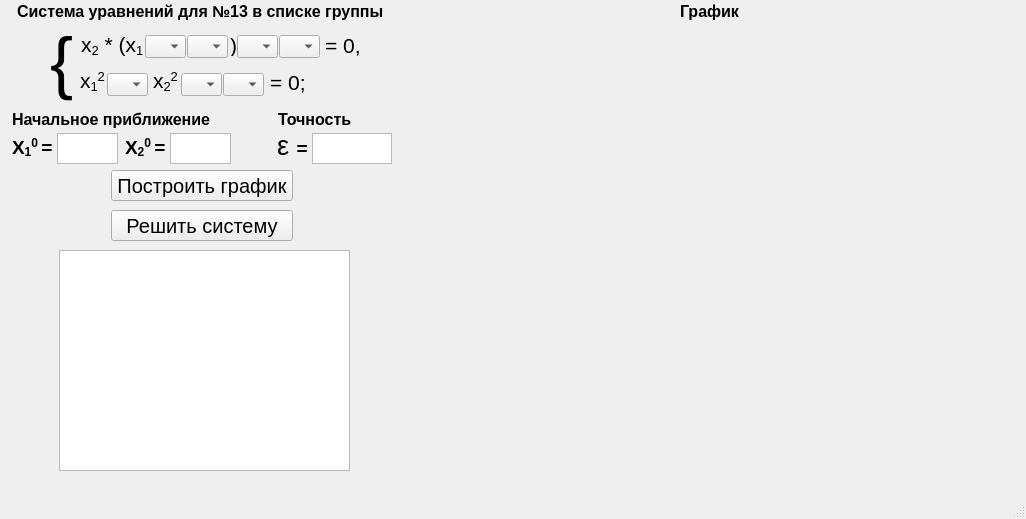
<?xml version="1.0" encoding="UTF-8"?>
<ui version="4.0">
 <class>MainWindow</class>
 <widget class="QMainWindow" name="MainWindow">
  <property name="geometry">
   <rect>
    <x>0</x>
    <y>0</y>
    <width>1026</width>
    <height>519</height>
   </rect>
  </property>
  <property name="windowTitle">
   <string>MainWindow</string>
  </property>
  <widget class="QWidget" name="centralwidget">
   <widget class="QLabel" name="label">
    <property name="geometry">
     <rect>
      <x>81</x>
      <y>19</y>
      <width>101</width>
      <height>51</height>
     </rect>
    </property>
    <property name="font">
     <font>
      <pointsize>16</pointsize>
     </font>
    </property>
    <property name="text">
     <string>&lt;html&gt;&lt;head/&gt;&lt;body&gt;&lt;p&gt;x&lt;span style=&quot; vertical-align:sub;&quot;&gt;2&lt;/span&gt; * (x&lt;span style=&quot; vertical-align:sub;&quot;&gt;1&lt;/span&gt;&lt;/p&gt;&lt;/body&gt;&lt;/html&gt;</string>
    </property>
   </widget>
   <widget class="QLabel" name="label_2">
    <property name="geometry">
     <rect>
      <x>17</x>
      <y>2</y>
      <width>367</width>
      <height>19</height>
     </rect>
    </property>
    <property name="font">
     <font>
      <pointsize>16</pointsize>
     </font>
    </property>
    <property name="text">
     <string>&lt;html&gt;&lt;head/&gt;&lt;body&gt;&lt;p align=&quot;center&quot;&gt;&lt;span style=&quot; font-size:12pt; font-weight:700;&quot;&gt;Система уравнений для №13 в списке группы.&lt;/span&gt;&lt;/p&gt;&lt;/body&gt;&lt;/html&gt;</string>
    </property>
   </widget>
   <widget class="QComboBox" name="comboBox">
    <property name="geometry">
     <rect>
      <x>145</x>
      <y>35</y>
      <width>41</width>
      <height>23</height>
     </rect>
    </property>
   </widget>
   <widget class="QComboBox" name="comboBox_2">
    <property name="geometry">
     <rect>
      <x>187</x>
      <y>35</y>
      <width>41</width>
      <height>23</height>
     </rect>
    </property>
   </widget>
   <widget class="QLabel" name="label_3">
    <property name="geometry">
     <rect>
      <x>230</x>
      <y>35</y>
      <width>16</width>
      <height>21</height>
     </rect>
    </property>
    <property name="font">
     <font>
      <pointsize>16</pointsize>
     </font>
    </property>
    <property name="text">
     <string>)</string>
    </property>
   </widget>
   <widget class="QComboBox" name="comboBox_3">
    <property name="geometry">
     <rect>
      <x>237</x>
      <y>35</y>
      <width>41</width>
      <height>23</height>
     </rect>
    </property>
   </widget>
   <widget class="QComboBox" name="comboBox_4">
    <property name="geometry">
     <rect>
      <x>279</x>
      <y>35</y>
      <width>41</width>
      <height>23</height>
     </rect>
    </property>
   </widget>
   <widget class="QLabel" name="label_4">
    <property name="geometry">
     <rect>
      <x>50</x>
      <y>13</y>
      <width>31</width>
      <height>100</height>
     </rect>
    </property>
    <property name="font">
     <font>
      <pointsize>55</pointsize>
     </font>
    </property>
    <property name="text">
     <string>&lt;html&gt;&lt;head/&gt;&lt;body&gt;&lt;p&gt;&lt;span style=&quot; font-size:52pt;&quot;&gt;{&lt;/span&gt;&lt;/p&gt;&lt;/body&gt;&lt;/html&gt;</string>
    </property>
   </widget>
   <widget class="QLabel" name="label_5">
    <property name="geometry">
     <rect>
      <x>325</x>
      <y>25</y>
      <width>41</width>
      <height>41</height>
     </rect>
    </property>
    <property name="font">
     <font>
      <pointsize>16</pointsize>
     </font>
    </property>
    <property name="text">
     <string>= 0,</string>
    </property>
   </widget>
   <widget class="QLabel" name="label_6">
    <property name="geometry">
     <rect>
      <x>80</x>
      <y>55</y>
      <width>31</width>
      <height>51</height>
     </rect>
    </property>
    <property name="font">
     <font>
      <pointsize>16</pointsize>
     </font>
    </property>
    <property name="text">
     <string>&lt;html&gt;&lt;head/&gt;&lt;body&gt;&lt;p&gt;x&lt;span style=&quot; vertical-align:sub;&quot;&gt;1&lt;/span&gt;&lt;span style=&quot; vertical-align:super;&quot;&gt;2&lt;/span&gt;&lt;/p&gt;&lt;/body&gt;&lt;/html&gt;</string>
    </property>
   </widget>
   <widget class="QLabel" name="label_7">
    <property name="geometry">
     <rect>
      <x>153</x>
      <y>55</y>
      <width>31</width>
      <height>51</height>
     </rect>
    </property>
    <property name="font">
     <font>
      <pointsize>16</pointsize>
     </font>
    </property>
    <property name="text">
     <string>&lt;html&gt;&lt;head/&gt;&lt;body&gt;&lt;p&gt;x&lt;span style=&quot; vertical-align:sub;&quot;&gt;2&lt;/span&gt;&lt;span style=&quot; vertical-align:super;&quot;&gt;2&lt;/span&gt;&lt;/p&gt;&lt;/body&gt;&lt;/html&gt;</string>
    </property>
   </widget>
   <widget class="QComboBox" name="comboBox_5">
    <property name="geometry">
     <rect>
      <x>107</x>
      <y>73</y>
      <width>41</width>
      <height>23</height>
     </rect>
    </property>
   </widget>
   <widget class="QComboBox" name="comboBox_6">
    <property name="geometry">
     <rect>
      <x>181</x>
      <y>73</y>
      <width>41</width>
      <height>23</height>
     </rect>
    </property>
   </widget>
   <widget class="QComboBox" name="comboBox_7">
    <property name="geometry">
     <rect>
      <x>223</x>
      <y>73</y>
      <width>41</width>
      <height>23</height>
     </rect>
    </property>
   </widget>
   <widget class="QLabel" name="label_8">
    <property name="geometry">
     <rect>
      <x>270</x>
      <y>62</y>
      <width>41</width>
      <height>41</height>
     </rect>
    </property>
    <property name="font">
     <font>
      <pointsize>16</pointsize>
     </font>
    </property>
    <property name="text">
     <string>= 0;</string>
    </property>
   </widget>
   <widget class="QTextEdit" name="textEdit">
    <property name="geometry">
     <rect>
      <x>57</x>
      <y>133</y>
      <width>61</width>
      <height>31</height>
     </rect>
    </property>
    <property name="font">
     <font>
      <pointsize>13</pointsize>
     </font>
    </property>
   </widget>
   <widget class="QTextEdit" name="textEdit_2">
    <property name="geometry">
     <rect>
      <x>170</x>
      <y>133</y>
      <width>61</width>
      <height>31</height>
     </rect>
    </property>
    <property name="font">
     <font>
      <pointsize>13</pointsize>
     </font>
    </property>
   </widget>
   <widget class="QTextEdit" name="textEdit_3">
    <property name="geometry">
     <rect>
      <x>312</x>
      <y>133</y>
      <width>80</width>
      <height>31</height>
     </rect>
    </property>
    <property name="font">
     <font>
      <pointsize>13</pointsize>
     </font>
    </property>
   </widget>
   <widget class="QPlainTextEdit" name="plainTextEdit">
    <property name="enabled">
     <bool>true</bool>
    </property>
    <property name="geometry">
     <rect>
      <x>59</x>
      <y>250</y>
      <width>291</width>
      <height>221</height>
     </rect>
    </property>
    <property name="readOnly">
     <bool>true</bool>
    </property>
   </widget>
   <widget class="QLabel" name="label_9">
    <property name="geometry">
     <rect>
      <x>12</x>
      <y>110</y>
      <width>200</width>
      <height>19</height>
     </rect>
    </property>
    <property name="text">
     <string>&lt;html&gt;&lt;head/&gt;&lt;body&gt;&lt;p&gt;&lt;span style=&quot; font-size:12pt; font-weight:700;&quot;&gt;Начальное приближение&lt;/span&gt;&lt;/p&gt;&lt;/body&gt;&lt;/html&gt;</string>
    </property>
   </widget>
   <widget class="QLabel" name="label_10">
    <property name="geometry">
     <rect>
      <x>278</x>
      <y>110</y>
      <width>80</width>
      <height>19</height>
     </rect>
    </property>
    <property name="text">
     <string>&lt;html&gt;&lt;head/&gt;&lt;body&gt;&lt;p&gt;&lt;span style=&quot; font-size:12pt; font-weight:700;&quot;&gt;Точность&lt;/span&gt;&lt;/p&gt;&lt;/body&gt;&lt;/html&gt;</string>
    </property>
   </widget>
   <widget class="QLabel" name="label_11">
    <property name="geometry">
     <rect>
      <x>12</x>
      <y>136</y>
      <width>72</width>
      <height>20</height>
     </rect>
    </property>
    <property name="text">
     <string>&lt;html&gt;&lt;head/&gt;&lt;body&gt;&lt;p&gt;&lt;span style=&quot; font-size:14pt; font-weight:700;&quot;&gt;X&lt;/span&gt;&lt;span style=&quot; font-size:14pt; font-weight:700; vertical-align:sub;&quot;&gt;1&lt;/span&gt;&lt;span style=&quot; font-size:14pt; font-weight:700; vertical-align:super;&quot;&gt;0 &lt;/span&gt;&lt;span style=&quot; font-size:14pt; font-weight:700;&quot;&gt;=&lt;/span&gt;&lt;/p&gt;&lt;/body&gt;&lt;/html&gt;</string>
    </property>
   </widget>
   <widget class="QLabel" name="label_12">
    <property name="geometry">
     <rect>
      <x>125</x>
      <y>136</y>
      <width>50</width>
      <height>20</height>
     </rect>
    </property>
    <property name="text">
     <string>&lt;html&gt;&lt;head/&gt;&lt;body&gt;&lt;p&gt;&lt;span style=&quot; font-size:14pt; font-weight:700;&quot;&gt;X&lt;/span&gt;&lt;span style=&quot; font-size:14pt; font-weight:700; vertical-align:sub;&quot;&gt;2&lt;/span&gt;&lt;span style=&quot; font-size:14pt; font-weight:700; vertical-align:super;&quot;&gt;0 &lt;/span&gt;&lt;span style=&quot; font-size:14pt; font-weight:700;&quot;&gt;=&lt;/span&gt;&lt;/p&gt;&lt;/body&gt;&lt;/html&gt;</string>
    </property>
   </widget>
   <widget class="QLabel" name="label_13">
    <property name="geometry">
     <rect>
      <x>277</x>
      <y>130</y>
      <width>30</width>
      <height>32</height>
     </rect>
    </property>
    <property name="text">
     <string>&lt;html&gt;&lt;head/&gt;&lt;body&gt;&lt;p&gt;&lt;span style=&quot; font-size:20pt;&quot;&gt;ε &lt;/span&gt;&lt;span style=&quot; font-size:14pt; font-weight:700;&quot;&gt;=&lt;/span&gt;&lt;/p&gt;&lt;/body&gt;&lt;/html&gt;</string>
    </property>
   </widget>
   <widget class="QPushButton" name="pushButton">
    <property name="geometry">
     <rect>
      <x>111</x>
      <y>210</y>
      <width>182</width>
      <height>31</height>
     </rect>
    </property>
    <property name="font">
     <font>
      <pointsize>15</pointsize>
     </font>
    </property>
    <property name="cursor">
     <cursorShape>PointingHandCursor</cursorShape>
    </property>
    <property name="text">
     <string>Решить систему</string>
    </property>
   </widget>
   <widget class="QPushButton" name="pushButton_2">
    <property name="geometry">
     <rect>
      <x>111</x>
      <y>170</y>
      <width>182</width>
      <height>31</height>
     </rect>
    </property>
    <property name="font">
     <font>
      <pointsize>15</pointsize>
     </font>
    </property>
    <property name="cursor">
     <cursorShape>PointingHandCursor</cursorShape>
    </property>
    <property name="text">
     <string>Построить график</string>
    </property>
   </widget>
   <widget class="QFrame" name="horizontalFrame">
    <property name="enabled">
     <bool>true</bool>
    </property>
    <property name="geometry">
     <rect>
      <x>406</x>
      <y>21</y>
      <width>611</width>
      <height>450</height>
     </rect>
    </property>
    <layout class="QHBoxLayout" name="horizontalLayout"/>
   </widget>
   <widget class="QLabel" name="label_14">
    <property name="geometry">
     <rect>
      <x>679</x>
      <y>2</y>
      <width>61</width>
      <height>19</height>
     </rect>
    </property>
    <property name="font">
     <font>
      <pointsize>16</pointsize>
     </font>
    </property>
    <property name="text">
     <string>&lt;html&gt;&lt;head/&gt;&lt;body&gt;&lt;p align=&quot;center&quot;&gt;&lt;span style=&quot; font-size:12pt; font-weight:700;&quot;&gt;График&lt;/span&gt;&lt;/p&gt;&lt;/body&gt;&lt;/html&gt;</string>
    </property>
   </widget>
  </widget>
  <widget class="QMenuBar" name="menubar">
   <property name="geometry">
    <rect>
     <x>0</x>
     <y>0</y>
     <width>1026</width>
     <height>20</height>
    </rect>
   </property>
  </widget>
  <widget class="QStatusBar" name="statusbar"/>
 </widget>
 <resources/>
 <connections/>
</ui>
